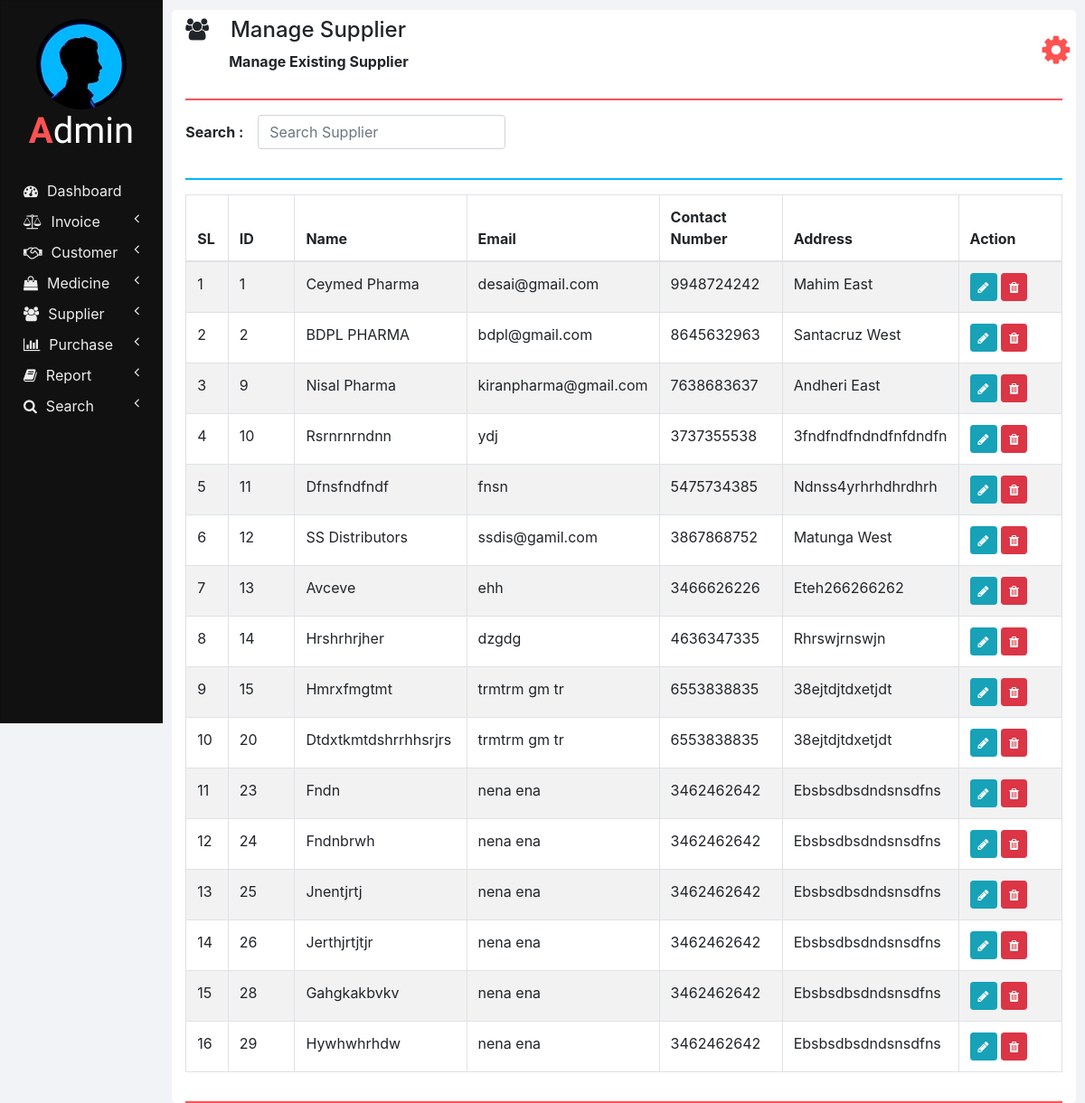
Page /manage_supplier.php on the committed database.
### tables this page shows
CREATE TABLE `suppliers` (
  `ID` int(11) NOT NULL,
  `NAME` varchar(100) NOT NULL,
  `EMAIL` varchar(100) NOT NULL,
  `CONTACT_NUMBER` varchar(10) NOT NULL,
  `ADDRESS` varchar(100) NOT NULL
);

### php/manage_supplier.php (the view, shortened to what this page needs)
<?php
  function showSuppliers($id) {
    require "db_connection.php";
    if($con) {
      $seq_no = 0;
      $query = "SELECT * FROM suppliers";
      $result = mysqli_query($con, $query);
      while($row = mysqli_fetch_array($result)) {
        $seq_no++;
        if($row['ID'] == $id)
          showEditOptionsRow($seq_no, $row);
        else
          showSupplierRow($seq_no, $row);
      }
    }
  }
  function showSupplierRow($seq_no, $row) {
    ?>
    <tr>
      <td><?php echo $seq_no; ?></td>
      <td><?php echo $row['ID'] ?></td>
      <td><?php echo $row['NAME']; ?></td>
      <td><?php echo $row['EMAIL']; ?></td>
      <td><?php echo $row['CONTACT_NUMBER']; ?></td>
      <td><?php echo $row['ADDRESS']; ?></td>
      <td>
        <button href="" class="btn btn-info btn-sm" onclick="editSupplier(<?php echo $row['ID']; ?>);">
          <i class="fa fa-pencil"></i>
        </button>
        <button class="btn btn-danger btn-sm" onclick="deleteSupplier(<?php echo $row['ID']; ?>);">
          <i class="fa fa-trash"></i>
        </button>
      </td>
    </tr>
    <?php
  }
  ?>

### css/sidenav.css (style rules this page uses)
body { background-color: #f1f3f6; }
.sidenav { width: 15%; height: 100vh; background-color: #222222; position: fixed; z-index: 1; flex: 1 0 auto; }
.card { width: 100%; height: 100%; top: 0; border-radius: 0; background-color: #111111; }
.logo .logo-caption { font-family: 'Poiret One', cursive; color: #ffffff; text-align: center; margin-bottom: 25px; }
.logo .profile { margin-left: 50%; border-radius: 50%; transform: translate(-50%); }
.logo .tweak { color: #ff5252; font-weight: bold; }
.main-menu-item { padding: 5px 5px; cursor: pointer; }
.main-menu-item > a { color: #eeeeee; text-decoration: none; font-size: 16px; }
.main-menu-item > a > span { margin-left: 10px; }

### css/home.css (style rules this page uses)
html, body { height: 100vh; }

### rows in the picture
suppliers: seq_no "1", ID "1", NAME "Ceymed Pharma", EMAIL "desai@gmail.com", CONTACT_NUMBER "9948724242", ADDRESS "Mahim East"
suppliers: seq_no "2", ID "2", NAME "BDPL PHARMA", EMAIL "bdpl@gmail.com", CONTACT_NUMBER "8645632963", ADDRESS "Santacruz West"
suppliers: seq_no "3", ID "9", NAME "Nisal Pharma", EMAIL "kiranpharma@gmail.com", CONTACT_NUMBER "7638683637", ADDRESS "Andheri East"
suppliers: seq_no "4", ID "10", NAME "Rsrnrnrndnn", EMAIL "ydj", CONTACT_NUMBER "3737355538", ADDRESS "3fndfndfndndfnfdndfn"
suppliers: seq_no "5", ID "11", NAME "Dfnsfndfndf", EMAIL "fnsn", CONTACT_NUMBER "5475734385", ADDRESS "Ndnss4yrhrhdhrdhrh"
suppliers: seq_no "6", ID "12", NAME "SS Distributors", EMAIL "ssdis@gamil.com", CONTACT_NUMBER "3867868752", ADDRESS "Matunga West"
suppliers: seq_no "7", ID "13", NAME "Avceve", EMAIL "ehh", CONTACT_NUMBER "3466626226", ADDRESS "Eteh266266262"
suppliers: seq_no "8", ID "14", NAME "Hrshrhrjher", EMAIL "dzgdg", CONTACT_NUMBER "4636347335", ADDRESS "Rhrswjrnswjn"
suppliers: seq_no "9", ID "15", NAME "Hmrxfmgtmt", EMAIL "trmtrm gm tr", CONTACT_NUMBER "6553838835", ADDRESS "38ejtdjtdxetjdt"
suppliers: seq_no "10", ID "20", NAME "Dtdxtkmtdshrrhhsrjrs", EMAIL "trmtrm gm tr", CONTACT_NUMBER "6553838835", ADDRESS "38ejtdjtdxetjdt"
suppliers: seq_no "11", ID "23", NAME "Fndn", EMAIL "nena ena", CONTACT_NUMBER "3462462642", ADDRESS "Ebsbsdbsdndsnsdfns"
suppliers: seq_no "12", ID "24", NAME "Fndnbrwh", EMAIL "nena ena", CONTACT_NUMBER "3462462642", ADDRESS "Ebsbsdbsdndsnsdfns"
suppliers: seq_no "13", ID "25", NAME "Jnentjrtj", EMAIL "nena ena", CONTACT_NUMBER "3462462642", ADDRESS "Ebsbsdbsdndsnsdfns"
suppliers: seq_no "14", ID "26", NAME "Jerthjrtjtjr", EMAIL "nena ena", CONTACT_NUMBER "3462462642", ADDRESS "Ebsbsdbsdndsnsdfns"
suppliers: seq_no "15", ID "28", NAME "Gahgkakbvkv", EMAIL "nena ena", CONTACT_NUMBER "3462462642", ADDRESS "Ebsbsdbsdndsnsdfns"
suppliers: seq_no "16", ID "29", NAME "Hywhwhrhdw", EMAIL "nena ena", CONTACT_NUMBER "3462462642", ADDRESS "Ebsbsdbsdndsnsdfns"

### other values in the picture
$heading "Manage Supplier"
$sub_heading "Manage Existing Supplier"
